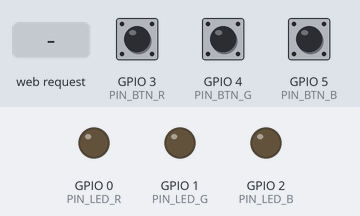
A program run on a simulated ESP8266 (Wemos D1 mini). Parts: output pins drawn as LEDs (lit = HIGH). Inputs (shaded band) come from the test bench; at power-on: GPIO 3 (PIN_BTN_R) HIGH, GPIO 4 (PIN_BTN_G) HIGH, GPIO 5 (PIN_BTN_B) HIGH. WiFi joins after 1.5 s; servers stay silent unless stated; what the program prints to the serial monitor is not drawn.

Above: at 2.7 s.
2.8 s: HTTP request GET /R/on received
At 3.1 s:
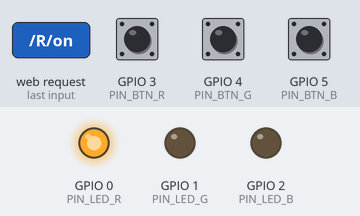
4.3 s: HTTP request GET /G/on received
At 5.4 s:
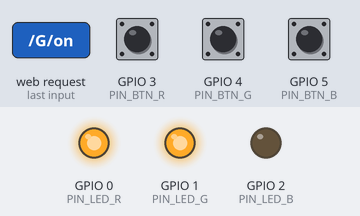
5.8 s: HTTP request GET /R/off received
At 6.6 s:
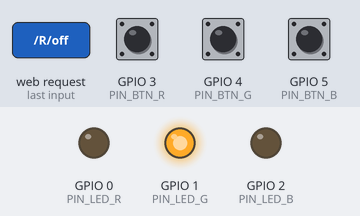
7.3 s: HTTP request GET /B/on received
At 7.7 s:
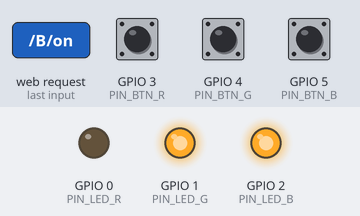
8.8 s: HTTP request GET /G/off received
At 10.0 s:
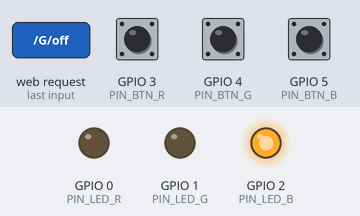
10.3 s: HTTP request GET /B/off received
At 11.2 s:
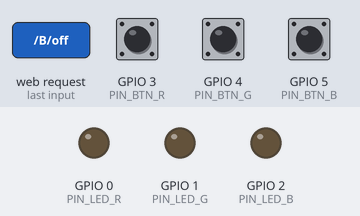
Timing chart, 0 to 12.8 s (numbered marks = the images above; inputs shaded):
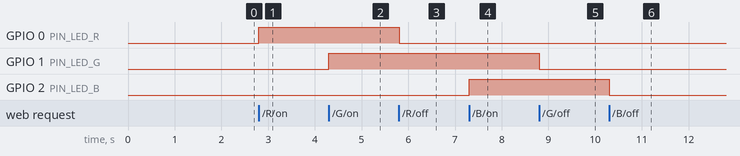

Measured:
- after the input at 2.8 s, GPIO 0 (PIN_LED_R): LOW → HIGH at once
- after the input at 4.3 s, GPIO 1 (PIN_LED_G): LOW → HIGH at once
- after the input at 5.8 s, GPIO 0 (PIN_LED_R): HIGH → LOW at once
- after the input at 7.3 s, GPIO 2 (PIN_LED_B): LOW → HIGH at once
- after the input at 8.8 s, GPIO 1 (PIN_LED_G): HIGH → LOW at once
- after the input at 10.3 s, GPIO 2 (PIN_LED_B): HIGH → LOW at once

The program:

main.cpp
```cpp
#include <Arduino.h>

#include <ESP8266WiFi.h>
#include <WiFiClient.h>
#include <ESP8266WebServer.h>
#include <ESP8266HTTPClient.h>

#define PIN_LED_R 0
#define PIN_LED_G 1
#define PIN_LED_B 2
#define PIN_BTN_R 3
#define PIN_BTN_G 4
#define PIN_BTN_B 5

const char* ssid = "ieeehotspot";
const char* password = "Jk638td9og35";

const char* target_server_ip = "192.168.1.184";
ESP8266WebServer server(80);

IPAddress ip(192, 168, 1, 184);
IPAddress gateway(192, 168, 1, 1);
IPAddress subnet(255, 255, 255, 0);

int button_r = 0;
int button_g = 0;
int button_b = 0;

void setup() {
    Serial.begin(115200);

    WiFi.config(ip, gateway, subnet);
    WiFi.begin(ssid, password);
    while (WiFi.status() != WL_CONNECTED) {
        Serial.print(".");
    }

    Serial.print("Connected to ");
    Serial.println(ssid);
    Serial.print("IP address: ");
    Serial.println(WiFi.localIP());

    // Setup led pin http control
    pinMode(PIN_LED_R,OUTPUT);
    pinMode(PIN_LED_G,OUTPUT);
    pinMode(PIN_LED_B,OUTPUT);
    server.on("/R/on",  [](){digitalWrite(PIN_LED_R,1);});
    server.on("/R/off", [](){digitalWrite(PIN_LED_R,0);});
    server.on("/G/on",  [](){digitalWrite(PIN_LED_G,1);});
    server.on("/G/off", [](){digitalWrite(PIN_LED_G,0);});
    server.on("/B/on",  [](){digitalWrite(PIN_LED_B,1);});
    server.on("/B/off", [](){digitalWrite(PIN_LED_B,0);});

    pinMode(PIN_BTN_R,INPUT_PULLUP);
    pinMode(PIN_BTN_G,INPUT_PULLUP);
    pinMode(PIN_BTN_B,INPUT_PULLUP);

    // #TODO add interrupts for the buttons, not necessary but is more elegant
    // attachInterrupt(digitalPinToInterrupt(PIN_BTN_R),httpGETRequest(target_server_ip,"/R/on"),FALLING);
}

String httpGETRequest(const char* server,const char*  path) {
    WiFiClient client;
    HTTPClient http;

    String server_name = "https://";
    server_name.concat(server);
    server_name.concat(path);

    http.begin(client, server_name.c_str());
    int http_response_code = http.GET();

    String payload = "--";

    if (http_response_code>0) {
        Serial.print("HTTP Response code: ");
        Serial.println(http_response_code);
        payload = http.getString();
    }
    else {
        Serial.print("Error code: ");
        Serial.println(http_response_code);
    }
    http.end();

    return payload;
}

void loop() {
    server.handleClient();

    if(button_r != digitalRead(PIN_BTN_R)) {
        button_r = digitalRead(PIN_BTN_R);
        if(button_r) {
            httpGETRequest(target_server_ip,"/R/on");
        } else {
            httpGETRequest(target_server_ip,"/R/off");
        }
    };

    if(button_g != digitalRead(PIN_BTN_G)) {
        button_g = digitalRead(PIN_BTN_G);
        if(button_g) {
            httpGETRequest(target_server_ip,"/G/on");
        } else {
            httpGETRequest(target_server_ip,"/G/off");
        }
    };

    if(button_b != digitalRead(PIN_BTN_B)) {
        button_b = digitalRead(PIN_BTN_B);
        if(button_b) {
            httpGETRequest(target_server_ip,"/B/on");
        } else {
            httpGETRequest(target_server_ip,"/B/off");
        }
    };
}
```
